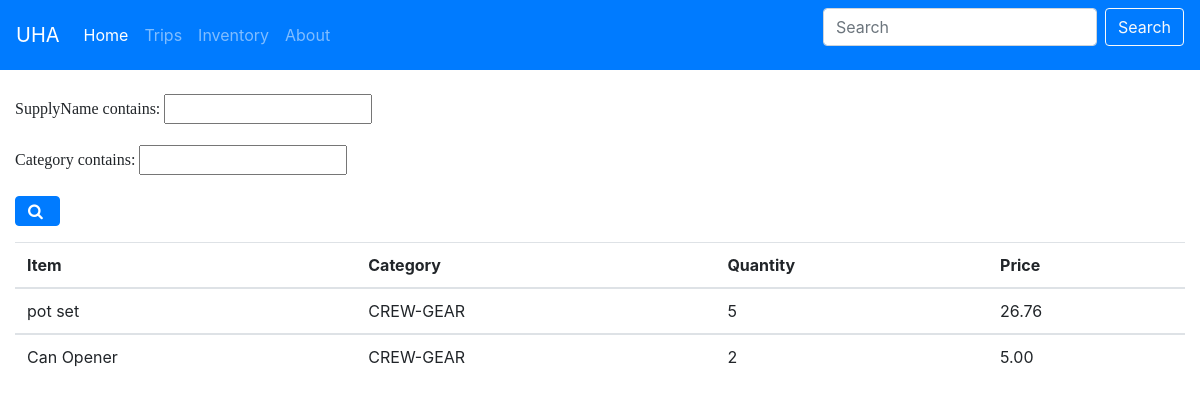
The app's page /supplies/, older data.
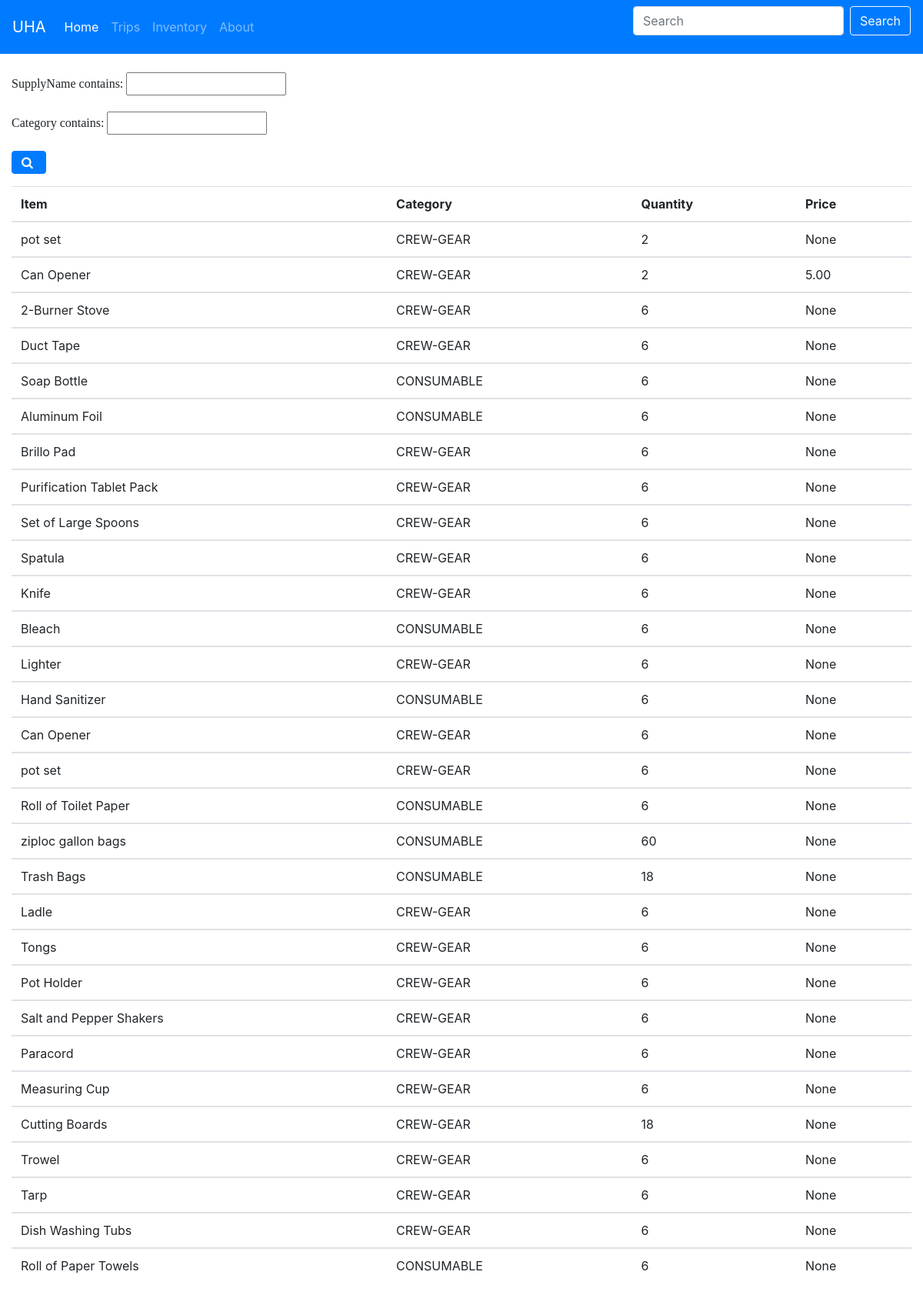
The same page, newer data.
### inventory/models.py (models this page shows, shortened)
class supplies(models.Model):
    class Meta:
        verbose_name_plural = "supplies"
    choices = (
        ('CREW-GEAR','CREW-GEAR'),
        ('CONSUMABLE','CONSUMABLE'),
        ('BACK-COUNTRY','BACK-COUNTRY')
        )
    supplyName = models.CharField(max_length=30, blank=False) # if they go over the max length, we'll get a 500 error
    category = models.CharField(max_length=20, choices=choices, blank=False)
    quantity = models.PositiveSmallIntegerField(blank=False) # set up default
    price = models.DecimalField(max_digits=5, decimal_places=2, null=True, blank=True) # inputting price is optional

### inventory/views.py (the view)
# urls.py: url(r'^supplies/$', views.SuppliesView.as_view(), name='supplies'),
class SuppliesView(generic.ListView):
    model = supplies
    template_name = 'inventory/supplies_list.html'
    def get_queryset(self):
        return supplies.objects.all()
    def get_context_data(self, **kwargs):
        context = super().get_context_data(**kwargs)
        context['filter'] = SupplyFilter(self.request.GET, queryset=self.get_queryset())
        return context

### inventory/templates/inventory/supplies_list.html
{% extends 'inventory/base.html' %}
{% block body %}
<form method="GET">
<div class="form-group" style="font-family: cursive;">
{{ filter.form.as_p }}
<button type="submit" class="btn btn-primary fa fa-search">&nbsp;</button>
</div>
</form>
<div class="table-responsive">
<table class="table table-hover">
  <thead>
    <tr>
      <th scope="col">Item</th>
      <th scope="col">Category</th>
      <th scope="col">Quantity</th>
      <th scope="col">Price</th>
    </tr>
  </thead>
{% for supply in filter.qs %}
<tbody>
    <tr>
      <td>{{ supply.supplyName }}</td>
      <td>{{ supply.category}}</td>
      <td>{{ supply.quantity }}</td>
      <td>{{ supply.price }}</td>
    </tr>
{% endfor %}
</tbody>
</table>
</div>
{% endblock body %}

### inventory/templates/inventory/base.html (shortened to what this page needs)
<html>
<head>
    {% load static %}
    <link rel="stylesheet" href="{% static '/css/style.css' %}">
    <link rel="stylesheet" href="{% static '/css/bootstrap.min.css' %}">
    <link href="https://maxcdn.bootstrapcdn.com/font-awesome/4.7.0/css/font-awesome.min.css" rel="stylesheet">
</head>
<body>
<nav class="navbar navbar-expand-lg navbar-dark bg-primary">
    <a class="navbar-brand" href="#">UHA</a>
    <div class="collapse navbar-collapse" id="navbarColor02">
      <ul class="navbar-nav mr-auto">
        <li class="nav-item active">
          <a class="nav-link" href="#">Home <span class="sr-only">(current)</span></a>
        </li>
        <li class="nav-item">
          <a class="nav-link" href="#">Trips</a>
        </li>
        <li class="nav-item">
          <a class="nav-link" href="#">Inventory</a>
        </li>
        <li class="nav-item">
          <a class="nav-link" href="#">About</a>
        </li>
      </ul>
      <form class="form-inline">
        <input class="form-control mr-sm-2" type="search" placeholder="Search" aria-label="Search" />
        <button class="btn btn-outline-light my-2 my-sm-0" type="submit">Search</button>
      </form>
    </div>
  </nav>
<br>
<div class="container-fluid">
    {% block body %}
    {% endblock body %}
</body>
</html>

Row changes from the older to the newer data that the page shows:
changed supplies (number 1 of 30 on the later page): quantity "5" → "2"; price "26.76" → "None"
added supplies: supplyName "2-Burner Stove", category "CREW-GEAR", quantity "6", price "None"
added supplies: supplyName "Duct Tape", category "CREW-GEAR", quantity "6", price "None"
added supplies: supplyName "Soap Bottle", category "CONSUMABLE", quantity "6", price "None"
added supplies: supplyName "Aluminum Foil", category "CONSUMABLE", quantity "6", price "None"
added supplies: supplyName "Brillo Pad", category "CREW-GEAR", quantity "6", price "None"
added supplies: supplyName "Purification Tablet Pack", category "CREW-GEAR", quantity "6", price "None"
added supplies: supplyName "Set of Large Spoons", category "CREW-GEAR", quantity "6", price "None"
added supplies: supplyName "Spatula", category "CREW-GEAR", quantity "6", price "None"
added supplies: supplyName "Knife", category "CREW-GEAR", quantity "6", price "None"
added supplies: supplyName "Bleach", category "CONSUMABLE", quantity "6", price "None"
added supplies: supplyName "Lighter", category "CREW-GEAR", quantity "6", price "None"
added supplies: supplyName "Hand Sanitizer", category "CONSUMABLE", quantity "6", price "None"
added supplies: supplyName "Can Opener", category "CREW-GEAR", quantity "6", price "None"
added supplies: supplyName "pot set", category "CREW-GEAR", quantity "6", price "None"
added supplies: supplyName "Roll of Toilet Paper", category "CONSUMABLE", quantity "6", price "None"
added supplies: supplyName "ziploc gallon bags", category "CONSUMABLE", quantity "60", price "None"
added supplies: supplyName "Trash Bags", category "CONSUMABLE", quantity "18", price "None"
added supplies: supplyName "Ladle", category "CREW-GEAR", quantity "6", price "None"
added supplies: supplyName "Tongs", category "CREW-GEAR", quantity "6", price "None"
added supplies: supplyName "Pot Holder", category "CREW-GEAR", quantity "6", price "None"
added supplies: supplyName "Salt and Pepper Shakers", category "CREW-GEAR", quantity "6", price "None"
added supplies: supplyName "Paracord", category "CREW-GEAR", quantity "6", price "None"
added supplies: supplyName "Measuring Cup", category "CREW-GEAR", quantity "6", price "None"
added supplies: supplyName "Cutting Boards", category "CREW-GEAR", quantity "18", price "None"
added supplies: supplyName "Trowel", category "CREW-GEAR", quantity "6", price "None"
added supplies: supplyName "Tarp", category "CREW-GEAR", quantity "6", price "None"
added supplies: supplyName "Dish Washing Tubs", category "CREW-GEAR", quantity "6", price "None"
added supplies: supplyName "Roll of Paper Towels", category "CONSUMABLE", quantity "6", price "None"
